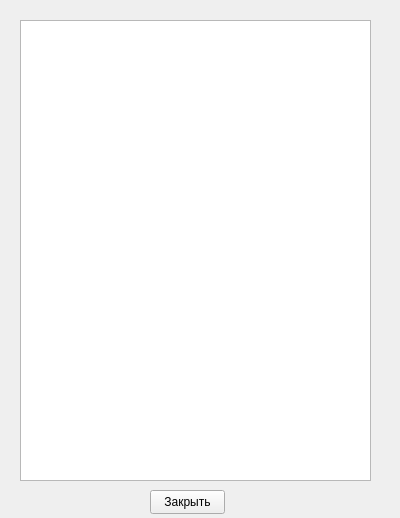
<?xml version="1.0" encoding="UTF-8"?>
<ui version="4.0">
 <class>ReceiptDescription</class>
 <widget class="QWidget" name="ReceiptDescription">
  <property name="geometry">
   <rect>
    <x>0</x>
    <y>0</y>
    <width>400</width>
    <height>518</height>
   </rect>
  </property>
  <property name="windowTitle">
   <string>Form</string>
  </property>
  <widget class="QTextEdit" name="description">
   <property name="geometry">
    <rect>
     <x>20</x>
     <y>20</y>
     <width>351</width>
     <height>461</height>
    </rect>
   </property>
   <property name="readOnly">
    <bool>true</bool>
   </property>
  </widget>
  <widget class="QPushButton" name="exitButton">
   <property name="geometry">
    <rect>
     <x>150</x>
     <y>490</y>
     <width>75</width>
     <height>24</height>
    </rect>
   </property>
   <property name="text">
    <string>Закрыть</string>
   </property>
  </widget>
 </widget>
 <resources/>
 <connections/>
</ui>
